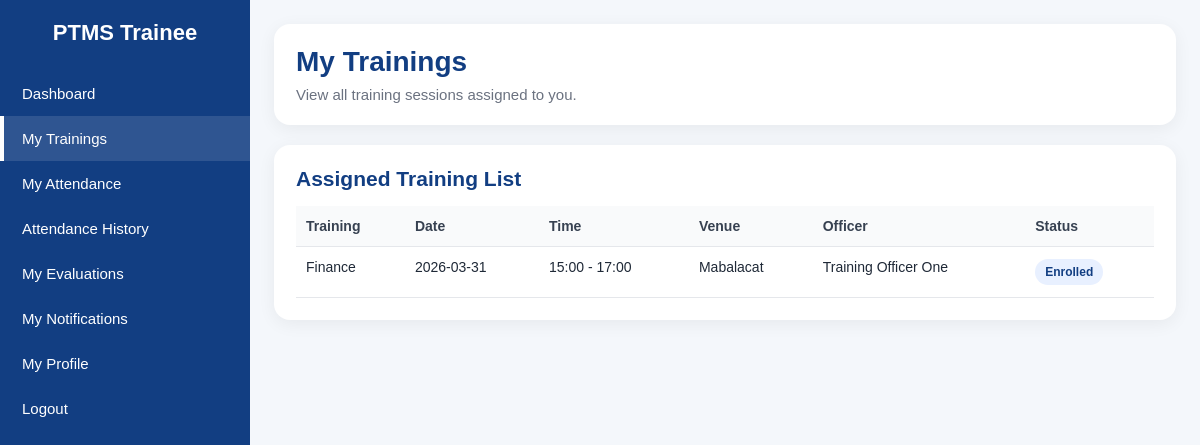
Screenshot of /modules/trainee_trainings.php (signed in) with the database file from the repository.
### tables this page shows
CREATE TABLE `training_participants` (
  `id` int(11) NOT NULL,
  `training_id` int(11) NOT NULL,
  `user_id` int(11) NOT NULL,
  `status` enum('Enrolled','Completed','Cancelled') NOT NULL DEFAULT 'Enrolled',
  `enrolled_at` timestamp NOT NULL DEFAULT current_timestamp()
);

CREATE TABLE `trainings` (
  `id` int(11) NOT NULL,
  `title` varchar(180) NOT NULL,
  `description` text DEFAULT NULL,
  `schedule_date` date NOT NULL,
  `start_time` time NOT NULL,
  `end_time` time NOT NULL,
  `venue` varchar(180) DEFAULT NULL,
  `trainer_user_id` int(11) DEFAULT NULL,
  `capacity` int(11) NOT NULL DEFAULT 20,
  `created_by` int(11) DEFAULT NULL,
  `created_at` timestamp NOT NULL DEFAULT current_timestamp()
);

### modules/trainee_trainings.php (the view, shortened to what this page needs)
<?php
require_once __DIR__ . '/../config/db.php';
$userId = (int)$_SESSION['user_id'];
$trainings = $conn->prepare("
    SELECT
        t.title,
        t.schedule_date,
        t.start_time,
        t.end_time,
        t.venue,
        COALESCE(u.full_name, 'Unassigned') AS trainer_name,
        tp.status
    FROM training_participants tp
    INNER JOIN trainings t ON t.id = tp.training_id
    LEFT JOIN users u ON u.id = t.trainer_user_id
    WHERE tp.user_id = ?
    ORDER BY t.schedule_date DESC, t.start_time DESC
");
$trainings->bind_param('i', $userId);
$trainings->execute();
$results = $trainings->get_result();
include __DIR__ . '/../includes/header.php';
include __DIR__ . '/../includes/sidebar_trainee.php';
?>
<div class="topbar">
    <div class="page-title">
        <h1>My Trainings</h1>
        <p>View all training sessions assigned to you.</p>
    </div>
</div>
<div class="table-card">
    <h2>Assigned Training List</h2>
    <div class="table-wrap">
        <table>
            <thead>
                <tr>
                    <th>Training</th>
                    <th>Date</th>
                    <th>Time</th>
                    <th>Venue</th>
                    <th>Officer</th>
                    <th>Status</th>
                </tr>
            </thead>
            <tbody>
                <?php if ($results && $results->num_rows > 0): ?>
                    <?php while ($row = $results->fetch_assoc()): ?>
                        <tr>
                            <td><?= e($row['title']); ?></td>
                            <td><?= e($row['schedule_date']); ?></td>
                            <td><?= e(substr((string)$row['start_time'],0,5)); ?> - <?= e(substr((string)$row['end_time'],0,5)); ?></td>
                            <td><?= e($row['venue'] ?? '—'); ?></td>
                            <td><?= e($row['trainer_name']); ?></td>
                            <td><span class="badge"><?= e($row['status'] ?? 'Enrolled'); ?></span></td>
                        </tr>
                    <?php endwhile; ?>
                <?php else: ?>
                    <tr>
                        <td colspan="6" class="empty">No trainings assigned yet.</td>
                    </tr>
                <?php endif; ?>
            </tbody>
        </table>
    </div>
</div>
<?php include __DIR__ . '/../includes/footer.php'; ?>

### includes/header.php (style rules this page uses)
* { margin:0; padding:0; box-sizing:border-box; }
body { font-family: Arial, Helvetica, sans-serif; background:#f4f7fb; color:#1f2937; }
.topbar { background:#fff; padding:22px; border-radius:16px; box-shadow:0 4px 18px rgba(0,0,0,0.06); margin-bottom:20px; }
.page-title h1 { font-size:28px; color:#123e82; margin-bottom:8px; }
.page-title p { color:#6b7280; font-size:15px; }
.stat-card, .table-card, .content-card { background:#fff; border-radius:16px; padding:22px; box-shadow:0 4px 18px rgba(0,0,0,0.06); }
.table-card h2, .content-card h2 { color:#123e82; font-size:21px; margin-bottom:15px; }
.table-wrap { overflow-x:auto; }
table { width:100%; border-collapse:collapse; }
table th, table td { padding:12px 10px; border-bottom:1px solid #e5e7eb; text-align:left; font-size:14px; vertical-align:top; }
table th { background:#f9fafb; color:#374151; }
.badge { display:inline-block; padding:6px 10px; border-radius:999px; font-size:12px; font-weight:bold; background:#e8f0ff; color:#123e82; }

### rows the page displays
training_participants: training.title "Finance", training.schedule_date "2026-03-31", training.start_time "15:00", training.end_time "17:00", training.venue "Mabalacat", trainer_name "Training Officer One", status "Enrolled"
